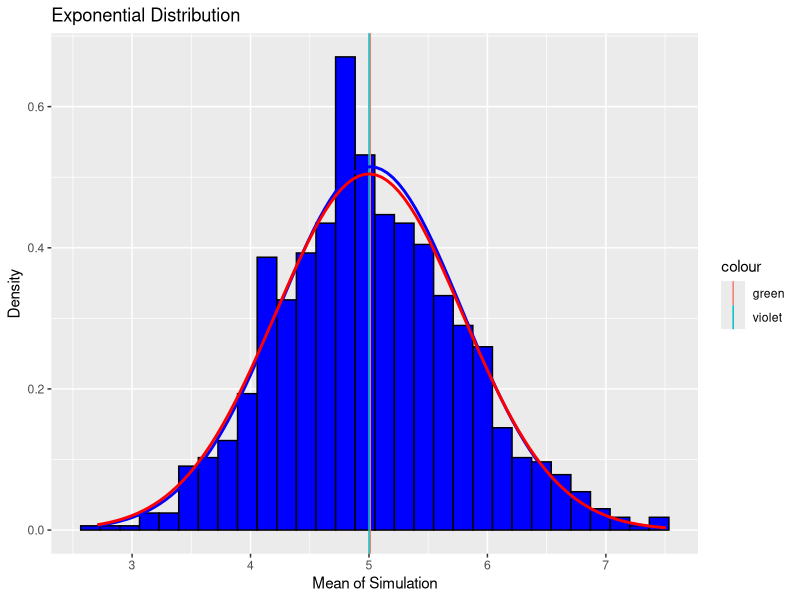
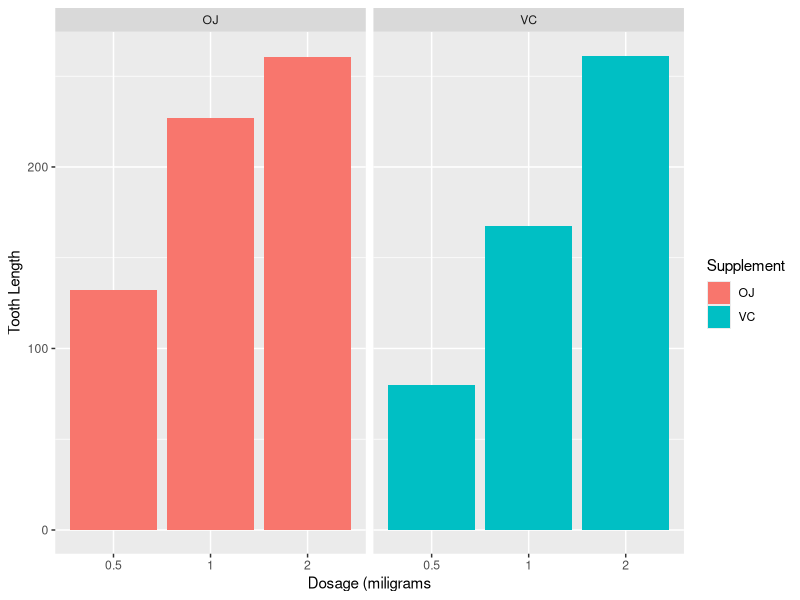

The R script that drew these images, in order:
## ---- chunk 1
knitr::opts_chunk$set(echo = TRUE)
## ---- chunk 2

# install needed packages for analysis
library(knitr)
library(ggplot2)

# set up exponetial distribution in R with inputs from question prompt

# exponential sample size
n = 40  
# parameter rate for simulation
lambda = 0.2
# number of simulations
sim = 1000
# confidence interval quantile
quant = 1.96
# reproducibility flag - set seed
set.seed(500)

# set up simulation matrix for all samples (matrix = 40 columns (sample size) and 1,000 rows (total simulations)

exp_sim = matrix(rexp(n*sim, rate = lambda), sim)

# calculate averages for the 40 values based on each of the 1,000 simulations

exp_avg = rowMeans(exp_sim)


# compare sample mean, variance, and standard deviation against theoretircal mean, variance and standard deviation

sample_mean_exp = mean(exp_avg) # sample mean
sample_mean_exp

theor_mean_exp = 1/lambda # theoretical mean
theor_mean_exp

sample_var_exp = var(exp_avg) # sample variance
sample_var_exp

theor_var_exp = (1/lambda) ^2 / (n) #theoretical variance
theor_var_exp

sample_sd_exp = sd(exp_avg) #sample standard deviation
sample_sd_exp

theor_sd_exp = 1/(lambda*sqrt(n)) # theoretical standard deviation
theor_sd_exp


# histogram of the simulation data with sample and theorictical mean and standard deviation overlayed

plot_exp <- data.frame(exp_avg)
e <- ggplot(plot_exp, aes(x =exp_avg))
e <- e + geom_histogram(aes(y=..density..), colour="black",
                        fill = "blue")
e <- e + labs(title = "Exponential Distribution", x = "Mean of Simulation", y = "Density")
e <- e + geom_vline(aes(xintercept = sample_mean_exp, colour = "green"))
e <- e + geom_vline(aes(xintercept = theor_mean_exp, colour = "violet"))
e <- e + stat_function(fun = dnorm, args = list(mean = sample_mean_exp, sd = sample_sd_exp), color = "blue", size = 1.0)
e <- e + stat_function(fun = dnorm, args = list(mean = theor_mean_exp, sd = theor_sd_exp), colour = "red", size = 1.0)
e


# create the sample and theoretircal confidence interval to compare

sample_CI = round(mean(exp_avg) + c(-1,1)*quant*sd(exp_avg)/sqrt(n),3)
sample_CI

theor_CI = theor_mean_exp + c(-1,1) * quant * sqrt(theor_var_exp)/sqrt(n)
theor_CI 

## ---- chunk 3

# install needed packages for analysis
library(ggplot2)

# load the ToothGrowth data set and prepare for analysis
data("ToothGrowth")

# summary statistic results
summary(ToothGrowth)

#dataset summary
str(ToothGrowth)

# view the first rows of the data
ToothGrowth[1:10,]

# plot tooth growth by supplement type

ggplot(data=ToothGrowth, aes(x=as.factor(dose), y=len, fill=supp)) +
    geom_bar(stat="identity",) +
    facet_grid(. ~ supp) +
    xlab("Dosage (miligrams") +
    ylab("Tooth Length") +
    guides(fill=guide_legend(title="Supplement"))

# use t-test to compare tooth length versus supplement

t.test(len~supp, data = ToothGrowth)

# repeat t-test for various levels of dosage

t.test(len ~ supp, ToothGrowth[ToothGrowth$dose == .5, ]) # dose at level .5

t.test(len ~ supp, ToothGrowth[ToothGrowth$dose == 1, ]) # dose at level 1

t.test(len ~ supp, ToothGrowth[ToothGrowth$dose == 2, ]) # dose at level 2



